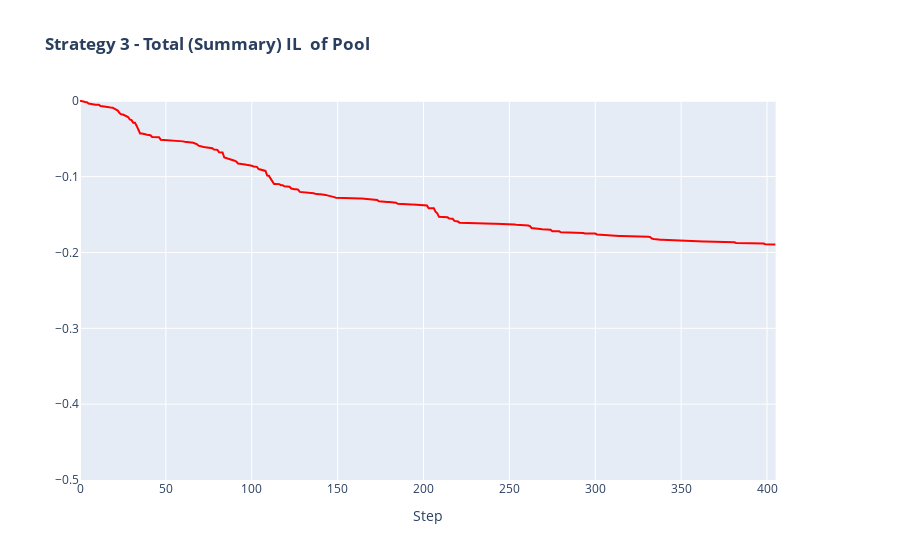

Notebook code cell kept with this figure:
### Code cell
fig = make_subplots(subplot_titles=('' ), specs=[[{"secondary_y": True}]])

fig.add_trace(go.Scatter(x=st3, y=arr_tot_IL3, line=dict(color='red'), name='Total IL3'), secondary_y=False)

fig.update_layout(title_text='<b>Strategy 3 - Total (Summary) IL  of Pool </b>')
fig.update_xaxes(title_text='Step')
fig.update_layout(yaxis_range=[-0.5,0.001])

fig.show()

### Figure 1 — Plotly figure (JSON) as saved in the notebook; plotly's stock layout.template omitted (floating-point values rounded to 4 significant figures; data arrays with more than 128 entries replaced by an {"elided": "..."} marker saying what was removed)
{"data": [{"line": {"color": "red"}, "name": "Total IL3", "type": "scatter", "x": {"elided": "406 int values"}, "xaxis": "x", "y": {"elided": "406 float values"}, "yaxis": "y"}], "layout": {"title": {"text": "<b>Strategy 3 - Total (Summary) IL  of Pool </b>"}, "xaxis": {"anchor": "y", "domain": [0, 0.94], "title": {"text": "Step"}}, "yaxis": {"anchor": "x", "domain": [0, 1], "range": [-0.5, 0.001]}, "yaxis2": {"anchor": "x", "overlaying": "y", "side": "right"}}}
